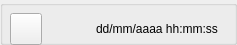
        <widget class="QGroupBox" name="toolsArea">
         <property name="sizePolicy">
          <sizepolicy hsizetype="Preferred" vsizetype="Fixed">
           <horstretch>60</horstretch>
           <verstretch>0</verstretch>
          </sizepolicy>
         </property>
         <property name="minimumSize">
          <size>
           <width>0</width>
           <height>45</height>
          </size>
         </property>
         <property name="maximumSize">
          <size>
           <width>16777215</width>
           <height>45</height>
          </size>
         </property>
         <property name="styleSheet">
          <string notr="true">QGroupBox#toolsArea{
background: #191D24;
border-radius: 10px;
border: none;
}

QGroupBox#toolsArea QPushButton, QGroupBox#toolsArea QWidget#timeArea{
	background: #ffa60a;
	border-radius: 10px;
	border: 1px solid #000;
	color: #000;
	font-weight: bold;
}

QGroupBox#toolsArea QLabel{
	color: #000;
	font-weight: bold;
	font-size: 14px;
	border: none;
}</string>
         </property>
         <layout class="QHBoxLayout" name="horizontalLayout_4">
          <property name="spacing">
           <number>5</number>
          </property>
          <property name="leftMargin">
           <number>7</number>
          </property>
          <property name="topMargin">
           <number>7</number>
          </property>
          <property name="rightMargin">
           <number>7</number>
          </property>
          <property name="bottomMargin">
           <number>7</number>
          </property>
          <item>
           <widget class="QPushButton" name="openConfig">
            <property name="sizePolicy">
             <sizepolicy hsizetype="Fixed" vsizetype="Fixed">
              <horstretch>0</horstretch>
              <verstretch>0</verstretch>
             </sizepolicy>
            </property>
            <property name="minimumSize">
             <size>
              <width>32</width>
              <height>32</height>
             </size>
            </property>
            <property name="maximumSize">
             <size>
              <width>32</width>
              <height>32</height>
             </size>
            </property>
            <property name="cursor">
             <cursorShape>PointingHandCursor</cursorShape>
            </property>
            <property name="text">
             <string/>
            </property>
            <property name="icon">
             <iconset resource="forms/player.qrc">
              <normaloff>:/images/icons/config.svg</normaloff>:/images/icons/config.svg</iconset>
            </property>
            <property name="iconSize">
             <size>
              <width>23</width>
              <height>23</height>
             </size>
            </property>
           </widget>
          </item>
          <item>
           <spacer name="horizontalSpacer">
            <property name="orientation">
             <enum>Qt::Horizontal</enum>
            </property>
            <property name="sizeHint" stdset="0">
             <size>
              <width>40</width>
              <height>20</height>
             </size>
            </property>
           </spacer>
          </item>
          <item>
           <widget class="QWidget" name="timeArea" native="true">
            <property name="sizePolicy">
             <sizepolicy hsizetype="Preferred" vsizetype="Fixed">
              <horstretch>0</horstretch>
              <verstretch>0</verstretch>
             </sizepolicy>
            </property>
            <property name="minimumSize">
             <size>
              <width>0</width>
              <height>31</height>
             </size>
            </property>
            <layout class="QHBoxLayout" name="horizontalLayout_2">
             <item>
              <widget class="QLabel" name="dateTime">
               <property name="text">
                <string>dd/mm/aaaa hh:mm:ss</string>
               </property>
              </widget>
             </item>
            </layout>
           </widget>
          </item>
         </layout>
        </widget>
